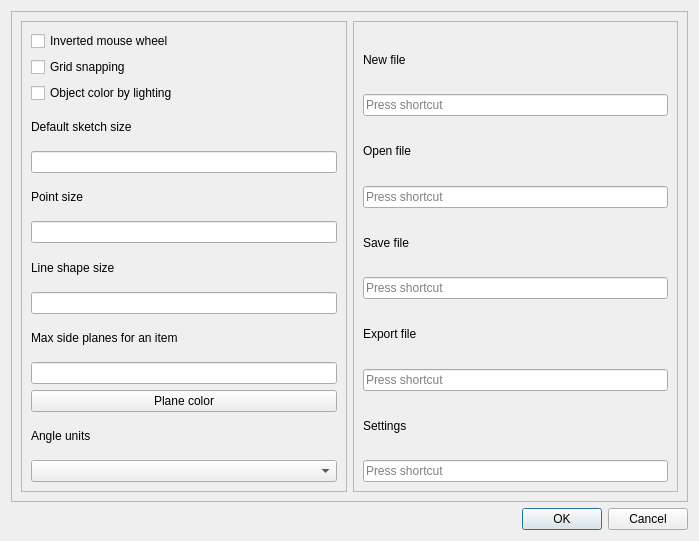
<?xml version="1.0" encoding="UTF-8"?>
<ui version="4.0">
 <class>SettingsDialog</class>
 <widget class="QDialog" name="SettingsDialog">
  <property name="geometry">
   <rect>
    <x>0</x>
    <y>0</y>
    <width>699</width>
    <height>541</height>
   </rect>
  </property>
  <property name="windowTitle">
   <string>Settings</string>
  </property>
  <layout class="QVBoxLayout" name="verticalLayout">
   <item>
    <widget class="QFrame" name="frame">
     <property name="frameShape">
      <enum>QFrame::StyledPanel</enum>
     </property>
     <property name="frameShadow">
      <enum>QFrame::Raised</enum>
     </property>
     <layout class="QHBoxLayout" name="horizontalLayout">
      <item>
       <widget class="QFrame" name="frame_2">
        <property name="frameShape">
         <enum>QFrame::StyledPanel</enum>
        </property>
        <property name="frameShadow">
         <enum>QFrame::Raised</enum>
        </property>
        <layout class="QVBoxLayout" name="verticalLayout_2">
         <item>
          <widget class="QCheckBox" name="invertMouseWheel">
           <property name="text">
            <string>Inverted mouse wheel</string>
           </property>
          </widget>
         </item>
         <item>
          <widget class="QCheckBox" name="gridSnapping">
           <property name="text">
            <string>Grid snapping</string>
           </property>
          </widget>
         </item>
         <item>
          <widget class="QCheckBox" name="colorsByNormal">
           <property name="text">
            <string>Object color by lighting</string>
           </property>
          </widget>
         </item>
         <item>
          <widget class="QLabel" name="label_2">
           <property name="text">
            <string>Default sketch size</string>
           </property>
          </widget>
         </item>
         <item>
          <widget class="QLineEdit" name="sketchSizeLine"/>
         </item>
         <item>
          <widget class="QLabel" name="label_7">
           <property name="text">
            <string>Point size</string>
           </property>
          </widget>
         </item>
         <item>
          <widget class="QLineEdit" name="pointSizeLine"/>
         </item>
         <item>
          <widget class="QLabel" name="label_8">
           <property name="text">
            <string>Line shape size</string>
           </property>
          </widget>
         </item>
         <item>
          <widget class="QLineEdit" name="lineShapeSizeLine"/>
         </item>
         <item>
          <widget class="QLabel" name="label_9">
           <property name="text">
            <string>Max side planes for an item</string>
           </property>
          </widget>
         </item>
         <item>
          <widget class="QLineEdit" name="maxItemSidePlanes"/>
         </item>
         <item>
          <widget class="QPushButton" name="planeColorButton">
           <property name="text">
            <string>Plane color</string>
           </property>
          </widget>
         </item>
         <item>
          <widget class="QLabel" name="label_5">
           <property name="text">
            <string>Angle units</string>
           </property>
          </widget>
         </item>
         <item>
          <widget class="QComboBox" name="angleUnitBox">
           <property name="currentIndex">
            <number>-1</number>
           </property>
          </widget>
         </item>
        </layout>
       </widget>
      </item>
      <item>
       <widget class="QFrame" name="frame_3">
        <property name="frameShape">
         <enum>QFrame::StyledPanel</enum>
        </property>
        <property name="frameShadow">
         <enum>QFrame::Raised</enum>
        </property>
        <layout class="QVBoxLayout" name="verticalLayout_3">
         <item>
          <widget class="QLabel" name="label_3">
           <property name="text">
            <string>New file</string>
           </property>
          </widget>
         </item>
         <item>
          <widget class="QKeySequenceEdit" name="newFileEdit"/>
         </item>
         <item>
          <widget class="QLabel" name="label_4">
           <property name="text">
            <string>Open file</string>
           </property>
          </widget>
         </item>
         <item>
          <widget class="QKeySequenceEdit" name="openFileEdit"/>
         </item>
         <item>
          <widget class="QLabel" name="label_6">
           <property name="text">
            <string>Save file</string>
           </property>
          </widget>
         </item>
         <item>
          <widget class="QKeySequenceEdit" name="saveFileEdit"/>
         </item>
         <item>
          <widget class="QLabel" name="label_11">
           <property name="text">
            <string>Export file</string>
           </property>
          </widget>
         </item>
         <item>
          <widget class="QKeySequenceEdit" name="exportFileEdit"/>
         </item>
         <item>
          <widget class="QLabel" name="label_13">
           <property name="text">
            <string>Settings </string>
           </property>
          </widget>
         </item>
         <item>
          <widget class="QKeySequenceEdit" name="settingsEdit"/>
         </item>
        </layout>
       </widget>
      </item>
     </layout>
    </widget>
   </item>
   <item>
    <widget class="QDialogButtonBox" name="buttonBox">
     <property name="orientation">
      <enum>Qt::Horizontal</enum>
     </property>
     <property name="standardButtons">
      <set>QDialogButtonBox::Cancel|QDialogButtonBox::Ok</set>
     </property>
    </widget>
   </item>
  </layout>
 </widget>
 <resources/>
 <connections>
  <connection>
   <sender>buttonBox</sender>
   <signal>accepted()</signal>
   <receiver>SettingsDialog</receiver>
   <slot>accept()</slot>
   <hints>
    <hint type="sourcelabel">
     <x>248</x>
     <y>254</y>
    </hint>
    <hint type="destinationlabel">
     <x>157</x>
     <y>274</y>
    </hint>
   </hints>
  </connection>
  <connection>
   <sender>buttonBox</sender>
   <signal>rejected()</signal>
   <receiver>SettingsDialog</receiver>
   <slot>reject()</slot>
   <hints>
    <hint type="sourcelabel">
     <x>316</x>
     <y>260</y>
    </hint>
    <hint type="destinationlabel">
     <x>286</x>
     <y>274</y>
    </hint>
   </hints>
  </connection>
 </connections>
</ui>
